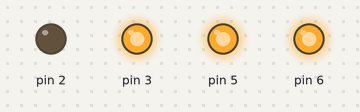
Bench run of a sketch on a simulated Arduino Uno, built with avr-gcc and run on an emulated ATmega328P. Parts: output pins drawn as LEDs (lit = HIGH).

Above: at 0.05 s.
At 0.65 s:
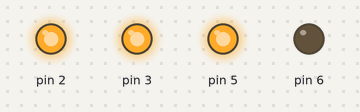
At 0.85 s:
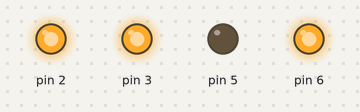
At 1.65 s:
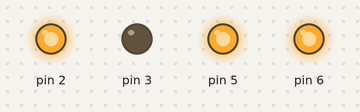
At 3.15 s:
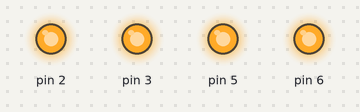
Timing chart, 0 to 3.5 s (numbered marks = the images above):
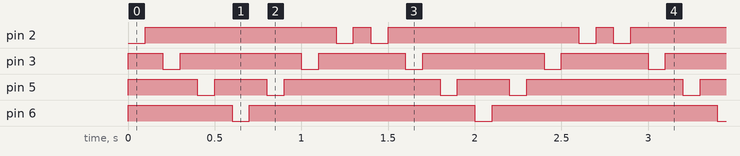

The sketch:

ledler.ino
```cpp
//define ile leed çıkış adını veririrz define d1 1 d2 2 vs vs
int sure=100;
void setup() {

  pinMode(5  , OUTPUT);
  pinMode(3  , OUTPUT);
  pinMode(2  , OUTPUT);
   pinMode(6  , OUTPUT);
   ////////////NEGATİF MANTIK OLDUĞU İÇİN TÜM PİNLERİ HIGH İLE SÖNDÜRÜYORUM
  digitalWrite(5, HIGH);
  digitalWrite(3, HIGH);
  digitalWrite(2, HIGH);
   digitalWrite(6  , HIGH);
   /////////////
}


void loop() {
  /*digitalWrite(6, HIGH);//Söner
  delay(sure);
  digitalWrite(5, HIGH);
  delay(sure);
  digitalWrite(3, HIGH);
  delay(sure);
  //digitalWrite(2, HIGH);
  //delay(sure);*/
  digitalWrite(2,LOW);//yanar
  delay(sure);
 digitalWrite(2,HIGH);
delay(sure);
  digitalWrite(3,LOW);
  delay(sure);
  digitalWrite(3,HIGH);
  delay(sure);
  digitalWrite(5,LOW);
  delay(sure);
  digitalWrite(5,HIGH);
  delay(sure);
  digitalWrite(6, LOW);
  delay(sure);
  digitalWrite(6,HIGH);
  delay(sure);


  digitalWrite(5,LOW);
  delay(sure);
  digitalWrite(5,HIGH);
  delay(sure);
  digitalWrite(3,LOW);
  delay(sure);
  digitalWrite(3,HIGH);
  delay(sure);
  digitalWrite(2, LOW);
  delay(sure);
  digitalWrite(2,HIGH);
  delay(sure);
}
```

Measured:
- by itself, pin 2: repeats every 1.4 s: LOW 0.10 s, HIGH 0.10 s, LOW 0.10 s, HIGH 1.1 s
- by itself, pin 3: repeats every 1.4 s: HIGH 0.70 s, LOW 0.10 s, HIGH 0.50 s, LOW 0.10 s
- by itself, pin 5: repeats every 1.4 s: HIGH 0.30 s, LOW 0.10 s, HIGH 0.90 s, LOW 0.10 s
- by itself, pin 6: alternates HIGH for 1.3 s and LOW for 0.10 s
